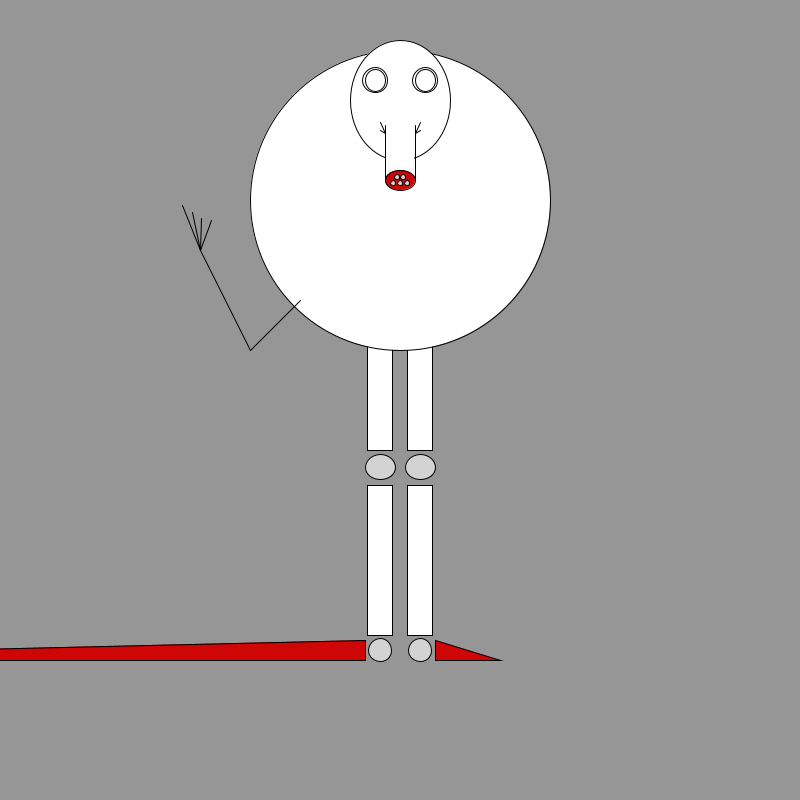
Frame 1 (no input)
Frame 60 (the mouse pressed at the canvas centre just before this capture): identical to frame 1, image omitted
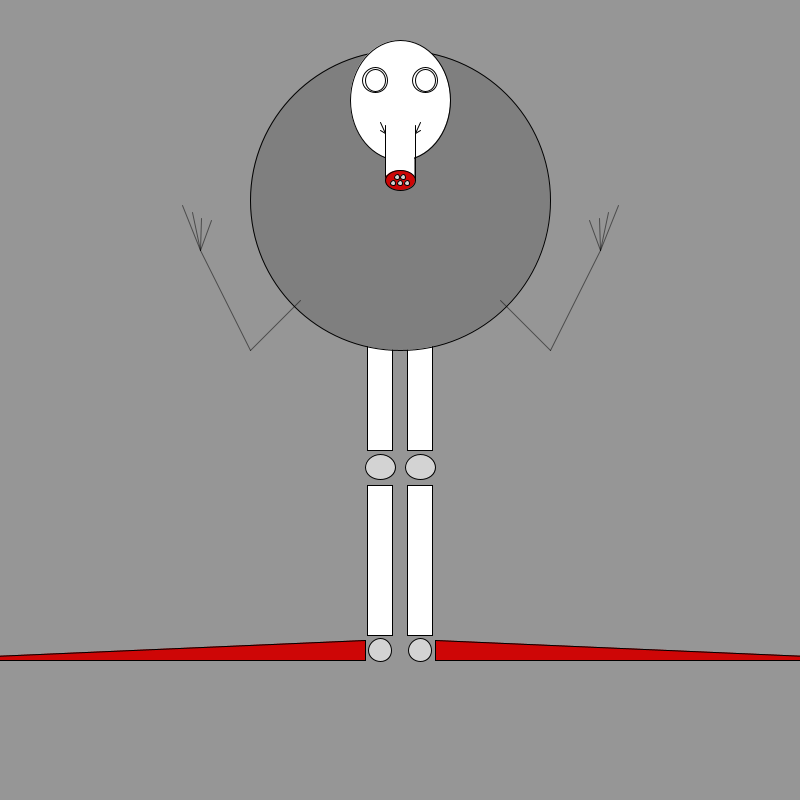
Frame 120 (the mouse held since frame 60 and released just before this capture)

The Processing sketch that drew these frames (run headless with seeded random() and noise(); from frame 60 on, the mouse is pressed at the canvas centre):

// Processing sketch: processing_85424
// ── processing_85424.pde

//
// ITGM 315 - Fundamentals of Programming for Artists
// Winter 2013
// Professor Altman
//
// Matt Bone
// Programming assignment 1 - Getting Started with Processing
//

void setup() {
  size(800,800);
}

void draw() {
  background(150);

  ellipseMode(CENTER);
  rectMode(CENTER);

  fill(211,211,211);
  ellipse(420,467,30,25);    // Right leg knee
  fill(255,255,255);
  rect(420,375,25,150);      // Right leg thigh
  rect(420,560,25,150);      // Right leg shin
  fill(206,6,6);
  triangle(435,640,435,660,mouseX+500,660);  //Right foot
  fill(211,211,211);
  ellipse(420,650,23,23);
  fill(255,255,255);

  fill(211,211,211);
  ellipse(380,467,30,25);    // Left leg knee
  fill(255,255,255);
  rect(380,375,25,150);      // Left leg thigh
  rect(380,560,25,150);      // Left leg shin
  fill(206,6,6);
  triangle(365,640,365,660,mouseX-500,660);  // Left foot
  fill(211,211,211);
  ellipse(380,650,23,23);
  fill(255,255,255);

  fill(255-((float)mouseY/width)*255);  //Body
  ellipse(400,200,300,300);
  fill(255,255,255);

  ellipse(400,100,100,120);    //Head

  if (mousePressed && (mouseButton == LEFT)) {  // Left Eye
  
      ellipse(375,80,10,10);
      ellipse(375,80,6,8);
  } else {
      ellipse(375,80,25,25);
      ellipse(375,80,20,22);
  }
  
if (mousePressed && (mouseButton == RIGHT)) {  // Right Eye
     ellipse(425,80,30,40);
     ellipse(425,80,25,37);
  } else {
     ellipse(425,80,25,25);
     ellipse(425,80,20,22);
  }

  line(415,133,420,122);      //Face lines
  line(415,133,420,130);
  line(380,122,385,133);      
  line(380,130,385,133);

  stroke(0,0,0,((float)mouseX/width)*255);  //Right Arm and hand
  line(500,300,550,350);      
  line(550,350,600,250);
  line(600,250,618,205);
  line(600,250,608,212);
  line(600,250,599,218);
  line(600,250,589,220);
  stroke(0);

  stroke(0,0,0,255-((float)mouseX/width)*255);  //Left Arm and hand
  line(300,300,250,350);      
  line(250,350,200,250);
  line(200,250,182,205);
  line(200,250,192,212);
  line(200,250,201,218);
  line(200,250,211,220);
  stroke(0);

  line(415,125,415,180);      //Nossle
  line(385,125,385,180);
  noStroke();
  rect(400,150,28,50);
  stroke(0);
  fill(206,6,6);
  ellipse(400,180,30,20);
  fill(211,211,211);
  ellipse(403,177,5,5);
  ellipse(397,177,5,5);
  ellipse(393,183,5,5);
  ellipse(407,183,5,5);
  ellipse(400,183,5,5);

}
